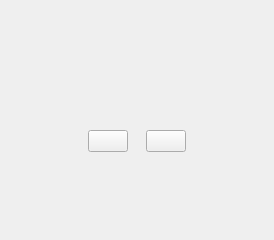
<?xml version="1.0" encoding="UTF-8"?>
<ui version="4.0">
 <class>TournamentPlaceholder</class>
 <widget class="QWidget" name="TournamentPlaceholder">
  <property name="class" stdset="0">
   <string>TournamentPlaceholder</string>
  </property>
  <layout class="QVBoxLayout" name="main_layout">
   <property name="spacing">
    <number>0</number>
   </property>
   <property name="leftMargin">
    <number>48</number>
   </property>
   <property name="topMargin">
    <number>48</number>
   </property>
   <property name="rightMargin">
    <number>48</number>
   </property>
   <property name="bottomMargin">
    <number>48</number>
   </property>
   <item>
    <spacer name="top_spacer">
     <property name="orientation">
      <enum>Qt::Vertical</enum>
     </property>
     <property name="sizeHint" stdset="0">
      <size>
       <width>20</width>
       <height>40</height>
      </size>
     </property>
    </spacer>
   </item>
   <item>
    <widget class="QLabel" name="icon_label">
     <property name="class" stdset="0">
      <string>NoTournamentIcon</string>
     </property>
     <property name="alignment">
      <set>Qt::AlignCenter</set>
     </property>
    </widget>
   </item>
   <item>
    <widget class="QLabel" name="title_label">
     <property name="class" stdset="0">
      <string>NoTournamentMainMessage</string>
     </property>
     <property name="alignment">
      <set>Qt::AlignCenter</set>
     </property>
    </widget>
   </item>
   <item>
    <widget class="QLabel" name="desc_label">
     <property name="class" stdset="0">
      <string>NoTournamentDescription</string>
     </property>
     <property name="wordWrap">
      <bool>true</bool>
     </property>
     <property name="alignment">
      <set>Qt::AlignCenter</set>
     </property>
    </widget>
   </item>
   <item>
    <layout class="QHBoxLayout" name="button_layout">
     <property name="spacing">
      <number>18</number>
     </property>
     <item>
      <spacer name="button_left_spacer">
       <property name="orientation">
        <enum>Qt::Horizontal</enum>
       </property>
       <property name="sizeHint" stdset="0">
        <size>
         <width>40</width>
         <height>20</height>
        </size>
       </property>
      </spacer>
     </item>
     <item>
      <widget class="QPushButton" name="create_btn">
       <property name="class" stdset="0">
        <string>NoTournamentCreateTournament</string>
       </property>
      </widget>
     </item>
     <item>
      <widget class="QPushButton" name="import_btn">
       <property name="class" stdset="0">
        <string>NoTournamentImportTournament</string>
       </property>
      </widget>
     </item>
     <item>
      <spacer name="button_right_spacer">
       <property name="orientation">
        <enum>Qt::Horizontal</enum>
       </property>
       <property name="sizeHint" stdset="0">
        <size>
         <width>40</width>
         <height>20</height>
        </size>
       </property>
      </spacer>
     </item>
    </layout>
   </item>
   <item>
    <spacer name="bottom_spacer">
     <property name="orientation">
      <enum>Qt::Vertical</enum>
     </property>
     <property name="sizeHint" stdset="0">
      <size>
       <width>20</width>
       <height>40</height>
      </size>
     </property>
    </spacer>
   </item>
  </layout>
 </widget>
 <resources/>
 <connections/>
</ui>
